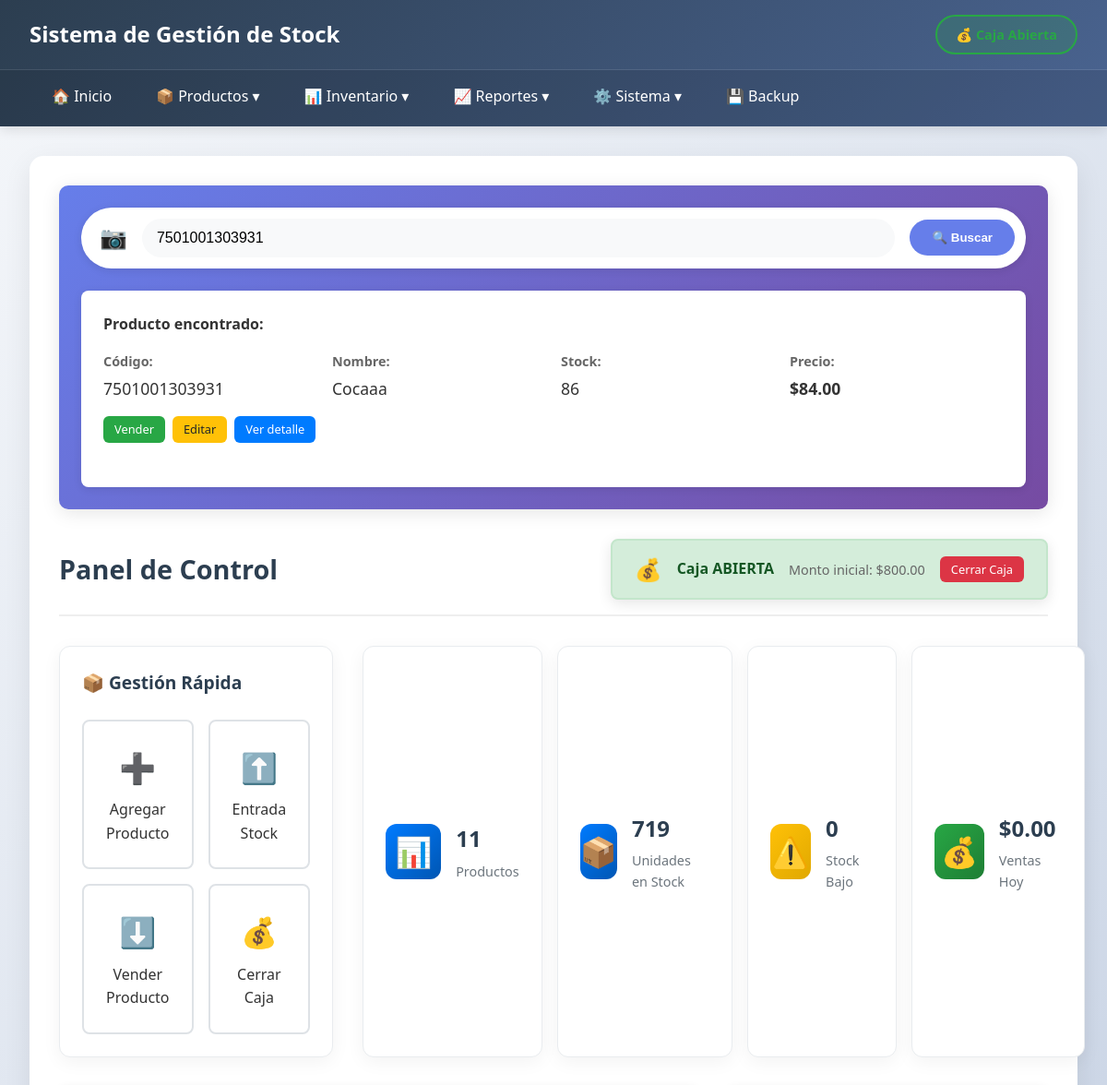
/index.php?buscar=7501001303931 (upper part), run on an earlier commit of the app's database.
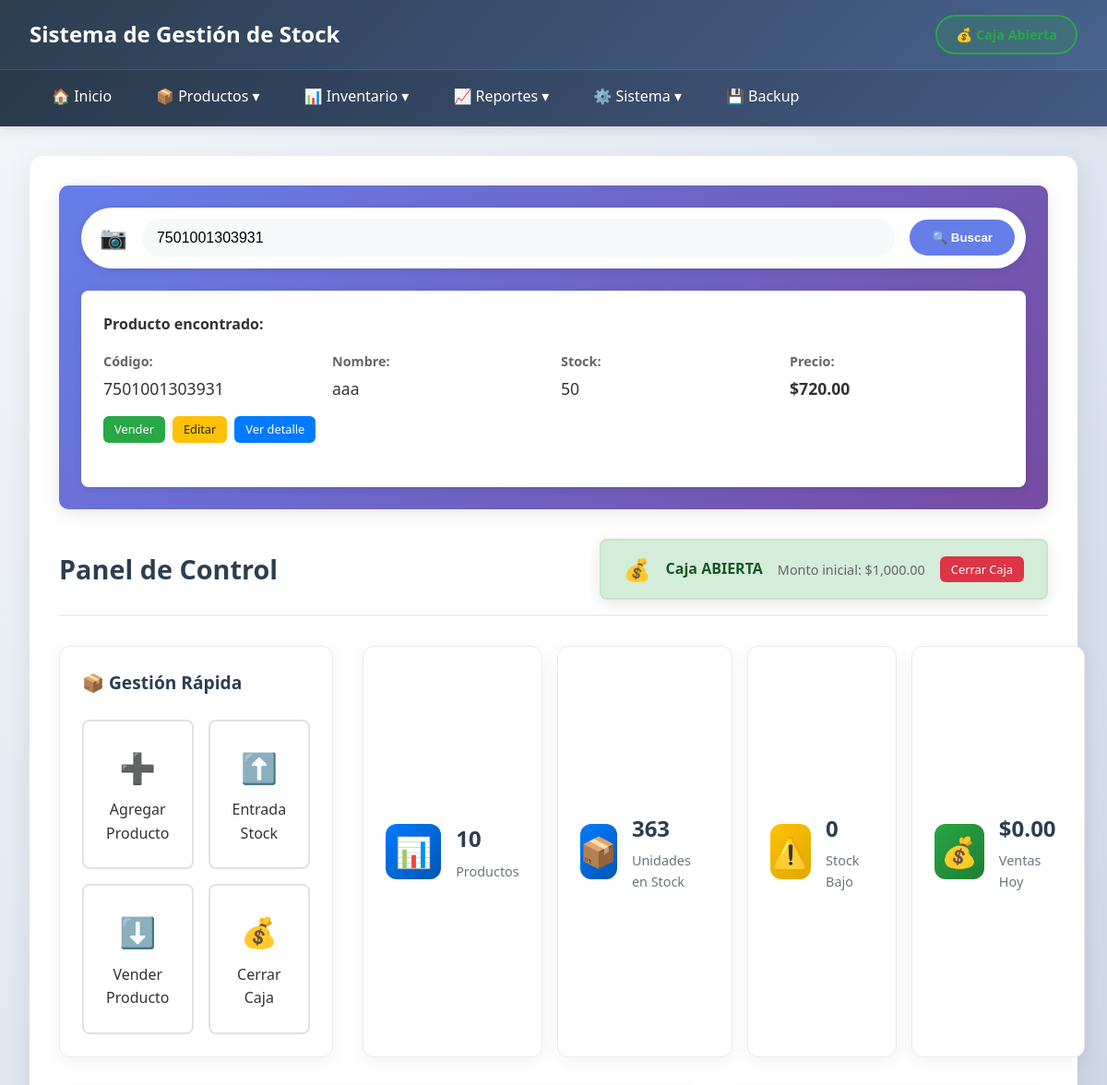
And on a later commit of the database.
### tables this page shows
CREATE TABLE `productos` (
  `id` int(11) NOT NULL AUTO_INCREMENT,
  `codigo_barras` varchar(100) NOT NULL,
  `nombre` varchar(255) NOT NULL,
  `descripcion` text DEFAULT NULL,
  `precio_compra` decimal(10,2) DEFAULT 0.00,
  `precio_venta` decimal(10,2) DEFAULT 0.00,
  `stock_actual` int(11) DEFAULT 0,
  `stock_minimo` int(11) DEFAULT 0,
  `fecha_creacion` timestamp NOT NULL DEFAULT current_timestamp(),
  `fecha_actualizacion` timestamp NOT NULL DEFAULT current_timestamp() ON UPDATE current_timestamp(),
  PRIMARY KEY (`id`),
  UNIQUE KEY `codigo_barras` (`codigo_barras`),
  KEY `idx_codigo_barras` (`codigo_barras`),
  KEY `idx_nombre` (`nombre`),
  KEY `idx_stock` (`stock_actual`),
  KEY `idx_fecha_creacion` (`fecha_creacion`),
  KEY `idx_productos_stock_minimo` (`stock_minimo`),
  KEY `idx_productos_precio_venta` (`precio_venta`)
);

CREATE TABLE `caja` (
  `id` int(11) NOT NULL AUTO_INCREMENT,
  `fecha_apertura` datetime NOT NULL,
  `fecha_cierre` datetime DEFAULT NULL,
  `monto_inicial` decimal(10,2) NOT NULL DEFAULT 0.00,
  `monto_final` decimal(10,2) DEFAULT NULL,
  `estado` enum('abierta','cerrada') DEFAULT 'abierta',
  `observaciones` text DEFAULT NULL,
  PRIMARY KEY (`id`),
  KEY `idx_fecha_apertura` (`fecha_apertura`),
  KEY `idx_estado` (`estado`),
  KEY `idx_fecha_cierre` (`fecha_cierre`),
  KEY `idx_caja_fecha_apertura_cierre` (`fecha_apertura`,`fecha_cierre`)
);

### includes/functions.php (called while the page is built, shortened)
<?php
class Functions {
    private $conn;
    public function __construct($db) {
        $this->conn = $db;
    }
    private function tableExists($tableName) {
        try {
            $query = "SHOW TABLES LIKE :table";
            $stmt = $this->conn->prepare($query);
            $stmt->bindValue(':table', $tableName);
            $stmt->execute();
            return $stmt->rowCount() > 0;
        } catch(PDOException $e) {
            return false;
        }
    }
    public function createMissingTables() {
        $tables = [
            'caja' => "CREATE TABLE IF NOT EXISTS caja (
                id INT AUTO_INCREMENT PRIMARY KEY,
                fecha_apertura DATETIME NOT NULL,
                fecha_cierre DATETIME,
                monto_inicial DECIMAL(10,2) NOT NULL DEFAULT 0,
                monto_final DECIMAL(10,2),
                estado ENUM('abierta', 'cerrada') DEFAULT 'abierta',
                observaciones TEXT
            )",
            'configuracion' => "CREATE TABLE IF NOT EXISTS configuracion (
                id INT AUTO_INCREMENT PRIMARY KEY,
                clave VARCHAR(50) UNIQUE NOT NULL,
                valor VARCHAR(255),
                descripcion TEXT
            )"
        ];
        foreach ($tables as $table => $sql) {
            if (!$this->tableExists($table)) {
                try {
                    $stmt = $this->conn->prepare($sql);
                    $stmt->execute();
                    if ($table == 'configuracion') {
                        $default_data = [
                            ['porcentaje_ganancia', '10', 'Porcentaje de ganancia aplicado al precio de compra para calcular precio de venta'],
                            ['usuario_default', 'Administrador', 'Usuario por defecto para movimientos']
                        ];
                        foreach ($default_data as $data) {
                            $query = "INSERT IGNORE INTO configuracion (clave, valor, descripcion) VALUES (?, ?, ?)";
                            $stmt = $this->conn->prepare($query);
                            $stmt->execute($data);
                        }
                    }
                } catch(PDOException $e) {
                    error_log("Error creating table $table: " . $e->getMessage());
                }
            }
        }
    }
    public function isCajaAbierta() {
        $this->createMissingTables();
        try {
            $query = "SELECT * FROM caja WHERE estado = 'abierta' ORDER BY id DESC LIMIT 1";
            $stmt = $this->conn->prepare($query);
            $stmt->execute();
            return $stmt->fetch(PDO::FETCH_ASSOC);
        } catch(PDOException $e) {
            return false;
        }
    }
}
?>

### index.php (the view, shortened to what the changed rows need)
<?php
require_once 'includes/functions.php';
$database = new Database();
$db = $database->getConnection();
$functions = new Functions($db);
$caja_abierta = $functions->isCajaAbierta();
$query_stats = "SELECT
    COUNT(*) as total_productos,
    SUM(stock_actual) as total_stock,
    SUM(CASE WHEN stock_actual <= stock_minimo THEN 1 ELSE 0 END) as stock_bajo
    FROM productos";
$stmt_stats = $db->prepare($query_stats);
$stmt_stats->execute();
$stats = $stmt_stats->fetch(PDO::FETCH_ASSOC);
$codigo_buscado = '';
$producto_encontrado = null;
if (isset($_GET['buscar'])) {
    $codigo_buscado = trim($_GET['buscar']);
    if (!empty($codigo_buscado)) {
        $query_buscar = "SELECT * FROM productos WHERE codigo_barras = :codigo";
        $stmt_buscar = $db->prepare($query_buscar);
        $stmt_buscar->bindParam(':codigo', $codigo_buscado);
        $stmt_buscar->execute();
        $producto_encontrado = $stmt_buscar->fetch(PDO::FETCH_ASSOC);
    }
}
?>
<?php include 'includes/header.php'; ?>
<div class="dashboard">
    <div class="barcode-scanner-section">
        <?php if ($codigo_buscado && $producto_encontrado): ?>
        <div class="producto-encontrado">
            <h4>Producto encontrado:</h4>
            <div class="producto-info">
                <div class="producto-dato">
                    <span class="label">Código:</span>
                    <span class="value"><?php echo htmlspecialchars($producto_encontrado['codigo_barras']); ?></span>
                </div>
                <div class="producto-dato">
                    <span class="label">Nombre:</span>
                    <span class="value"><?php echo htmlspecialchars($producto_encontrado['nombre']); ?></span>
                </div>
                <div class="producto-dato">
                    <span class="label">Stock:</span>
                    <span class="value <?php echo $producto_encontrado['stock_actual'] <= $producto_encontrado['stock_minimo'] ? 'stock-bajo' : 'stock-normal'; ?>">
                        <?php echo $producto_encontrado['stock_actual']; ?>
                    </span>
                </div>
                <div class="producto-dato">
                    <span class="label">Precio:</span>
                    <span class="value precio">$<?php echo number_format($producto_encontrado['precio_venta'], 2); ?></span>
                </div>
                <div class="producto-acciones">
                    <a href="modules/inventario/salida.php?producto_id=<?php echo $producto_encontrado['id']; ?>" class="btn btn-success btn-small">Vender</a>
                    <a href="modules/productos/editar.php?id=<?php echo $producto_encontrado['id']; ?>" class="btn btn-warning btn-small">Editar</a>
                    <a href="modules/productos/listar.php?buscar=<?php echo urlencode($codigo_buscado); ?>" class="btn btn-info btn-small">Ver detalle</a>
                </div>
            </div>
        </div>
        <?php endif; ?>
    </div>
    <div class="welcome-section">
        <h2>Panel de Control</h2>
        <div class="status-caja <?php echo $caja_abierta ? 'abierta' : 'cerrada'; ?>">
            <span class="status-icon"><?php echo $caja_abierta ? '💰' : '🔒'; ?></span>
            <span class="status-text">Caja <?php echo $caja_abierta ? 'ABIERTA' : 'CERRADA'; ?></span>
            <?php if ($caja_abierta): ?>
                <span class="status-monto">Monto inicial: $<?php echo number_format($caja_abierta['monto_inicial'], 2); ?></span>
                <a href="modules/caja/cierre.php" class="btn btn-danger btn-small">Cerrar Caja</a>
            <?php else: ?>
                <a href="modules/caja/apertura.php" class="btn btn-success btn-small">Abrir Caja</a>
            <?php endif; ?>
        </div>
    </div>
    <div class="quick-actions">
        <div class="stats">
            <div class="stat-card">
                <div class="stat-info">
                    <h4><?php echo $stats['total_productos']; ?></h4>
                    <p>Productos</p>
                </div>
            </div>
            <div class="stat-card">
                <div class="stat-info">
                    <h4><?php echo $stats['total_stock']; ?></h4>
                    <p>Unidades en Stock</p>
                </div>
            </div>
        </div>
    </div>
<?php include 'includes/footer.php'; ?>

What changed in the data, as far as the page shows it:
removed productos: codigo_barras "7501001303931", nombre "Cocaaa", stock_actual "86", precio_venta "84.00"
no longer on this page (row edited): caja: monto_inicial "800.00"
added productos: codigo_barras "7501001303931", nombre "aaa", stock_actual "50", precio_venta "720.00"
added caja: monto_inicial "1,000.00"
Also different on the page:
$stats['total_productos']: "11" → "10"
$stats['total_stock']: "719" → "363"
